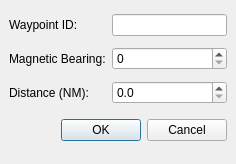
<ui version="4.0" >
 <author></author>
 <comment></comment>
 <exportmacro></exportmacro>
 <class>PbdPointDlg</class>
 <widget class="QDialog" name="PbdPointDlg" >
  <property name="geometry" >
   <rect>
    <x>0</x>
    <y>0</y>
    <width>236</width>
    <height>164</height>
   </rect>
  </property>
  <property name="windowTitle" >
   <string>PBD Point</string>
  </property>
  <layout class="QGridLayout" >
   <property name="margin" >
    <number>9</number>
   </property>
   <property name="spacing" >
    <number>6</number>
   </property>
   <item row="2" column="1" >
    <widget class="QDoubleSpinBox" name="distance_spinbox" >
     <property name="decimals" >
      <number>1</number>
     </property>
     <property name="maximum" >
      <double>999</double>
     </property>
    </widget>
   </item>
   <item row="1" column="1" >
    <widget class="QSpinBox" name="bearing_spinbox" >
     <property name="maximum" >
      <number>359</number>
     </property>
    </widget>
   </item>
   <item row="3" column="0" colspan="2" >
    <layout class="QHBoxLayout" >
     <property name="margin" >
      <number>0</number>
     </property>
     <property name="spacing" >
      <number>6</number>
     </property>
     <item>
      <spacer>
       <property name="orientation" >
        <enum>Qt::Horizontal</enum>
       </property>
       <property name="sizeHint" >
        <size>
         <width>131</width>
         <height>31</height>
        </size>
       </property>
      </spacer>
     </item>
     <item>
      <widget class="QPushButton" name="okButton" >
       <property name="text" >
        <string>OK</string>
       </property>
      </widget>
     </item>
     <item>
      <widget class="QPushButton" name="cancelButton" >
       <property name="text" >
        <string>Cancel</string>
       </property>
      </widget>
     </item>
    </layout>
   </item>
   <item row="0" column="0" >
    <widget class="QLabel" name="label" >
     <property name="text" >
      <string>Waypoint ID:</string>
     </property>
    </widget>
   </item>
   <item row="2" column="0" >
    <widget class="QLabel" name="label_3" >
     <property name="text" >
      <string>Distance (NM):</string>
     </property>
    </widget>
   </item>
   <item row="1" column="0" >
    <widget class="QLabel" name="label_2" >
     <property name="text" >
      <string>Magnetic Bearing:</string>
     </property>
    </widget>
   </item>
   <item row="0" column="1" >
    <widget class="QLineEdit" name="wpt_id_edit" />
   </item>
  </layout>
 </widget>
 <pixmapfunction></pixmapfunction>
 <tabstops>
  <tabstop>wpt_id_edit</tabstop>
  <tabstop>bearing_spinbox</tabstop>
  <tabstop>distance_spinbox</tabstop>
  <tabstop>okButton</tabstop>
  <tabstop>cancelButton</tabstop>
 </tabstops>
 <resources/>
 <connections>
  <connection>
   <sender>okButton</sender>
   <signal>clicked()</signal>
   <receiver>PbdPointDlg</receiver>
   <slot>accept()</slot>
   <hints>
    <hint type="sourcelabel" >
     <x>278</x>
     <y>253</y>
    </hint>
    <hint type="destinationlabel" >
     <x>96</x>
     <y>254</y>
    </hint>
   </hints>
  </connection>
  <connection>
   <sender>cancelButton</sender>
   <signal>clicked()</signal>
   <receiver>PbdPointDlg</receiver>
   <slot>reject()</slot>
   <hints>
    <hint type="sourcelabel" >
     <x>369</x>
     <y>253</y>
    </hint>
    <hint type="destinationlabel" >
     <x>179</x>
     <y>282</y>
    </hint>
   </hints>
  </connection>
 </connections>
</ui>
